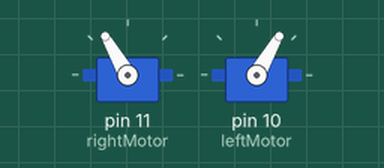
A sketch run on a simulated Arduino Uno, built with avr-gcc and run on an emulated ATmega328P. Parts: 2 × servo.

Above: at 0.05 s.
At 2.75 s:
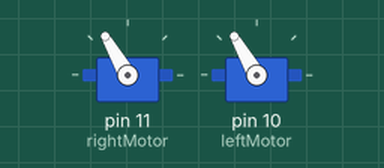
At 4.0 s:
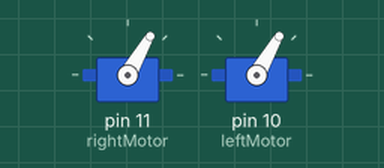
At 5.5 s:
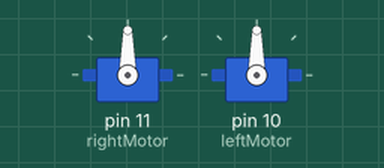
Timing chart, 0 to 7.2 s (numbered marks = the images above):
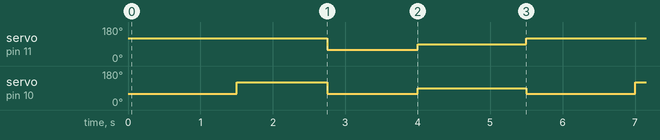

Measured:
- by itself, servo on pin 11 (rightMotor): repeats every 5.5 s: 90° 1.5 s, 120° 2.8 s, 60° 1.3 s
- by itself, servo on pin 10 (leftMotor): repeats every 5.5 s: 60° 1.3 s, 90° 1.5 s, 60° 1.5 s, 120° 1.3 s

The sketch:

Arduino_Robot_Servo_motors_Wheels.ino
```cpp
/*  <--- Arduino Robot Servo motors Wheels --->
 *
 * This sketch Shows the basic movements of the servo motors.
 *
 * Components  used in this sketch
 * ----------
 *  - Arduino Uno
 *  - Breadboard
 *  - 2 x Continuous Rotation Servo (SpringRC SM-S4303R)
 *  - 2 x 330μF capacitors
 *  - Magician Robot Chassis
 *  - 2 x plastic wheels 6cm diameter, 0.7cm width
 *  - 1 x 9V battery and 4 x 1.5V batteries
 *
 *  Libraries
 *  ---------
 *  - Servo.h
 *
 * Connections
 * -----------
 *  The schematic is shown in Chapter Two.
 *  This is not a standalone circuit.
 *
 * Other information
 * -----------------
 *  Always remember to plug in the Servo Motors batteries first and then the Arduino batteries.
 *
 *
 *  Created on February 7 2017 by Evangelos Chantzis
 *
 */

#include <Servo.h> //include Servo library

const int RForward = 120;  //the speed of the servo, maximum speed is 180
const int RBackward = 60;
const int LForward = 60;
const int LBackward = 120;
const int RNeutral = 90;  //centered position
const int LNeutral = 90;

Servo leftMotor;  //declare motors
Servo rightMotor;

void setup() {
  rightMotor.attach(11);  //attach motors to proper pins
  leftMotor.attach(10);
}

void loop() {

 leftMotor.write(LForward); //forward
 rightMotor.write(RForward);
 delay(1500);

 leftMotor.write(LBackward); //left turn
 rightMotor.write(RForward);
 delay(1250);

 leftMotor.write(LForward); //right turn
 rightMotor.write(RBackward);
 delay(1250);

 leftMotor.write(LNeutral); //stop
 rightMotor.write(RNeutral);
 delay(1500);
}
```
